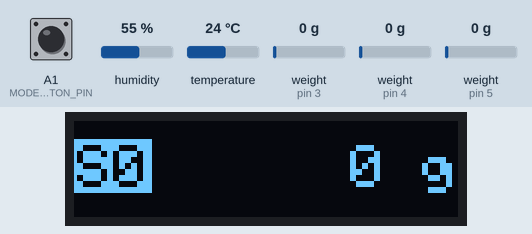
Recording of a program running on a simulated Arduino Nano, built with avr-gcc and run on an emulated ATmega328P. Parts: 128×32 one-colour display. The inputs (shaded band) are chosen by the test bench; at power-on: A1 (MODE_BUTTON_PIN) HIGH, weight on the scale (sensors on pin 4, pin 3, pin 5) 0 g, humidity 55 %, temperature 24 °C. What the program prints to the serial monitor is not drawn.

Above: at 4.2 s.
4.3 s: A1 (MODE_BUTTON_PIN) pulled LOW for 0.15 s
At 5.8 s:
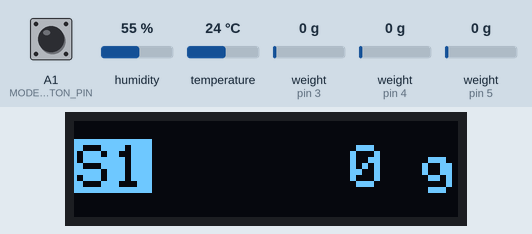
6.8 s: weight on the scale (sensor on pin 4) set to 100 g
At 7.7 s:
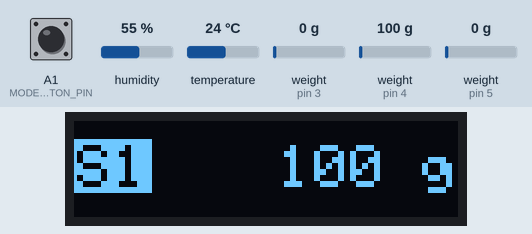
8.4 s: weight on the scale (sensor on pin 4) set to 1250 g
At 9.6 s:
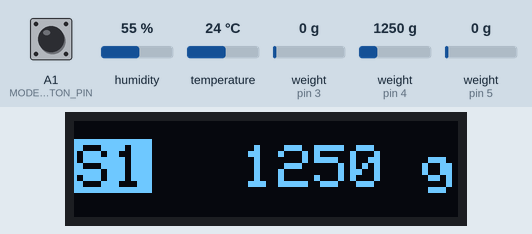
11.4 s: A1 (MODE_BUTTON_PIN) pulled LOW for 0.15 s
At 13.5 s:
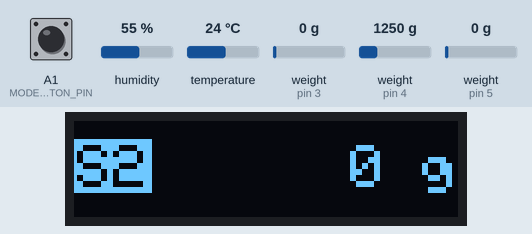
14.0 s: A1 (MODE_BUTTON_PIN) pulled LOW for 0.15 s
At 15.9 s:
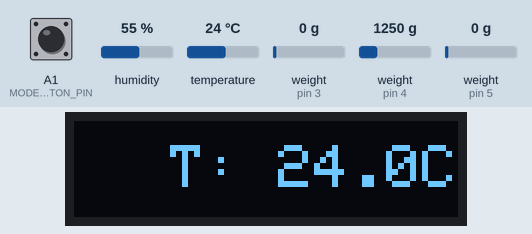
Timing chart, 0 to 17.0 s (numbered marks = the images above; inputs shaded):
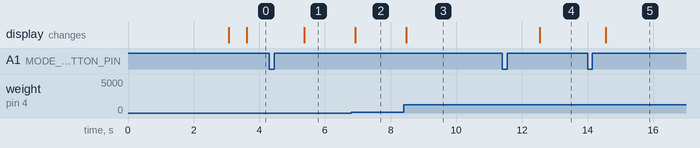

The program:

main.cpp
```cpp
#include "logging.h"
#include "config.h"
#include "commands.h"
#include "scale.h"
#include "sht31.h"

#include <Wire.h>
#include <Adafruit_GFX.h>
#include <Adafruit_SSD1306.h>
#include <math.h>
#include <stdio.h>

static FilamentScale filamentScale(calibrationFactors, doutPins, clkPins);
static EnvironmentalSensor envSensor;

Adafruit_SSD1306 display(SCREEN_WIDTH, SCREEN_HEIGHT, &Wire, -1);
unsigned long lastButtonChangeMs = 0;
unsigned long buttonPressStartMs = 0;
bool lastButtonState = HIGH;
bool longPressTriggered = false;


// Setup OLED display
// =============================================================================================
void setupDisplay() {
  if (!display.begin(SSD1306_SWITCHCAPVCC, OLED_ADDR)) {
    logError("SSD1306 allocation failed.");
    return;
  }

  display.clearDisplay();
  display.setRotation(2);
  display.setTextColor(SSD1306_WHITE);
  display.setTextSize(1);
  display.setCursor(0, 0);
  display.println("Scale ready");
  display.display();
}

// Display weight on OLED
// =============================================================================================
void displayWeight(float weight) {
  display.clearDisplay();
  display.setTextSize(2);

  char scaleText[6];
  snprintf(scaleText, sizeof(scaleText), "S%d", filamentScale.getCurrentScale());
  int16_t sx1, sy1;
  uint16_t sw, sh;

  display.getTextBounds(scaleText, 0, 0, &sx1, &sy1, &sw, &sh);
  display.fillRect(0, START_Y - 2, sw + 2, START_Y + sh - 6, SSD1306_WHITE);
  display.setTextColor(SSD1306_BLACK, SSD1306_WHITE);
  display.setCursor(1, START_Y);
  display.print(scaleText);

  display.setTextColor(SSD1306_WHITE);

  int weightRounded = static_cast<int>(lroundf(weight));
  char weightText[12];
  snprintf(weightText, sizeof(weightText), "%d g", weightRounded);
  int16_t x1, y1;
  uint16_t w, h;
  display.getTextBounds(weightText, 0, 0, &x1, &y1, &w, &h);
  int16_t x = 0;
  if (w < SCREEN_WIDTH) {
    x = SCREEN_WIDTH - w;
  }
  display.setCursor(x, START_Y);
  display.print(weightText);
  display.display();
}

void displayEnvReadingCommon(const char* text) {
  display.clearDisplay();
  display.setTextSize(2);
  int16_t x1, y1;
  uint16_t w, h;
  display.getTextBounds(text, 0, 0, &x1, &y1, &w, &h);
  int16_t x = 0;
  if (w < SCREEN_WIDTH) {
    x = SCREEN_WIDTH - w;
  }
  display.setCursor(x, START_Y);
  display.print(text);
  display.display();
}

// Display environmental reading (temperature)
// =============================================================================================
void displayEnvTemperature(const EnvReading& reading) {
  char text[24];
  filamentScale.formatTemperatureLabel(reading, text, sizeof(text));
  displayEnvReadingCommon(text);
}

// Display environmental reading (humidity)
// =============================================================================================
void displayEnvHumidity(const EnvReading& reading) {
  char text[24];
  filamentScale.formatHumidityLabel(reading, text, sizeof(text));
  displayEnvReadingCommon(text);
}

// Update weight display and emit metric if weight changed sufficiently
// ============================================================================================
void updateWeightDisplayAndMetric() {
  float weightG = 0.0f;
  if (!filamentScale.readCurrentWeightGrams(&weightG)) {
    return;
  }
  static float lastReportedWeightG = 0.0f;
  static bool hasLastWeight = false;
  static int lastScale = -1;
  static bool forceDisplay = true;
  int currentScale = filamentScale.getCurrentScale();
  if (currentScale != lastScale) {
    lastScale = currentScale;
    forceDisplay = true;
  }
  if (forceDisplay || !hasLastWeight || fabsf(weightG - lastReportedWeightG) >= WEIGHT_STEP_G) {
    lastReportedWeightG = weightG;
    hasLastWeight = true;
    forceDisplay = false;
    char sensorLabel[8];
    snprintf(sensorLabel, sizeof(sensorLabel), "s_%d", filamentScale.getCurrentScale());
    metricFloat("weight", sensorLabel, weightG, "g");
    displayWeight(weightG);
  }
}

// Emit periodic environmental metrics and log failures
// ============================================================================================
void updateEnvMetrics(unsigned long now) {
  if (!envSensor.sampleIfDue(now)) {
    return;
  }
  const EnvReading& reading = envSensor.lastReading();
  if (reading.isValid) {
    metricNullableFloat("temperature", "env", &reading.temperatureC, "C");
    metricNullableFloat("humidity", "env", &reading.humidityPercent, "%");
  } else {
    metricNullableFloat("temperature", "env", NULL, NULL);
    metricNullableFloat("humidity", "env", NULL, NULL);
    logWarn("Env sensor read failed.");
  }
}

// Setup function
//=============================================================================================
void setup() {
  Serial.begin(9600);
  pinMode(MODE_BUTTON_PIN, INPUT_PULLUP);
  setCommandScale(&filamentScale);

  filamentScale.setupScales();
  if (!envSensor.begin()) {
    logWarn("Env sensor not detected.");
  }

  setupDisplay();
}

// Main loop
//=============================================================================================
void loop() {
  unsigned long now = millis();
  pollSerialCommands();
  bool buttonState = digitalRead(MODE_BUTTON_PIN);
  if (buttonState != lastButtonState && (now - lastButtonChangeMs) > 30) {
    lastButtonChangeMs = now;
    lastButtonState = buttonState;

    if (buttonState == LOW) {
      buttonPressStartMs = now;
      longPressTriggered = false;
    } else {
      unsigned long pressDuration = now - buttonPressStartMs;
      if (!longPressTriggered && pressDuration < 1000) {
        filamentScale.advanceScale();
        char message[32];
        snprintf(message, sizeof(message), "Switched to scale %d", filamentScale.getCurrentScale());
        logInfo(message);
      }
    }
  }

  if (buttonState == LOW && !longPressTriggered) {
    if (now - buttonPressStartMs >= 1000) {
      filamentScale.tareCurrentScale();
      longPressTriggered = true;
    }
  }

  static unsigned long lastDisplayMs = 0;
  if (now - lastDisplayMs >= DISPLAY_INTERVAL_MS) {
    lastDisplayMs = now;
    if (filamentScale.isDisplayingScale()) {
      updateWeightDisplayAndMetric();
    } else if (filamentScale.isDisplayingEnvTemp()) {
      displayEnvTemperature(envSensor.lastReading());
    } else if (filamentScale.isDisplayingEnvHum()) {
      displayEnvHumidity(envSensor.lastReading());
    }
  }

  updateEnvMetrics(now);
}
//=============================================================================================
```

commands.h
```cpp
#ifndef COMMANDS_H
#define COMMANDS_H

class FilamentScale;

void setCommandScale(FilamentScale* scale);
void pollSerialCommands();

#endif // COMMANDS_H
```

logging.h
```cpp
#ifndef LOGGING_H
#define LOGGING_H

#include <Arduino.h>

void logInfo(const char* msg);
void logWarn(const char* msg);
void logError(const char* msg);
void metricFloat(const char* measurement, const char* sensor, float value, const char* unit);
void metricNullableFloat(const char* measurement,
                         const char* sensor,
                         const float* value,
                         const char* unit);

#endif // LOGGING_H
```

scale.h
```cpp
#ifndef SCALE_H
#define SCALE_H

#include <stddef.h>

#include "HX711.h"
#include "config.h"
#include "sht31.h"

class FilamentScale {
 public:
  enum DisplayMode {
    kDisplayScale,
    kDisplayEnvTemp,
    kDisplayEnvHum
  };

  FilamentScale();
  FilamentScale(const float* calibrationFactors, const int* doutPins, const int* clkPins);

  int getCurrentScale() const;
  void setCurrentScale(int index);
  void advanceScale();

  DisplayMode getDisplayMode() const;
  bool isDisplayingScale() const;
  bool isDisplayingEnvTemp() const;
  bool isDisplayingEnvHum() const;
  void formatTemperatureLabel(const EnvReading& reading, char* out, size_t size) const;
  void formatHumidityLabel(const EnvReading& reading, char* out, size_t size) const;

  void setupScales();
  void tareCurrentScale();

  bool readCurrentWeightGrams(float* outWeightG);
  bool setScaleWeightGrams(int index, float desiredWeightG);

 private:
  bool waitForScaleReady(int index, void (*logFn)(const char*), const char* timeoutMsg);
  void setupScale(int index, int doutPin, int clkPin);

  float calibration_factor_[MAX_SCALES];
  int doutPins_[MAX_SCALES];
  int clkPins_[MAX_SCALES];
  HX711 scale_[MAX_SCALES];
  int currentScale_;
  DisplayMode displayMode;
};

#endif // SCALE_H
```

sht31.h
```cpp
#ifndef SHT31_H
#define SHT31_H

#include <Arduino.h>

#include <Adafruit_SHT31.h>

struct EnvReading {
  float temperatureC;
  float humidityPercent;
  bool isValid;
  unsigned long timestampMs;
};

class EnvironmentalSensor {
 public:
  EnvironmentalSensor();

  bool begin();
  bool sampleIfDue(unsigned long now_ms);
  const EnvReading& lastReading() const;

 private:
  bool readSensor(EnvReading* out, unsigned long now_ms);
  bool isReadingInRange(const EnvReading& reading) const;

  Adafruit_SHT31 sensor;
  bool initialized;
  unsigned long lastSampleMs;
  EnvReading cachedReading;
};

#endif  // SHT31_H
```

commands.cpp
```cpp
#include "commands.h"

#include <Arduino.h>
#include <stdlib.h>
#include <string.h>

#include "config.h"
#include "logging.h"
#include "scale.h"

static FilamentScale* commandScale = NULL;

void setCommandScale(FilamentScale* scale) {
  commandScale = scale;
}

// Handle a single serial command line
// =============================================================================================
static void handleSerialCommand(char* line) {
  char* cmd = strtok(line, " \t");
  if (!cmd) {
    return;
  }

  if (strcmp(cmd, "set") == 0 || strcmp(cmd, "weight") == 0 || strcmp(cmd, "set_weight") == 0) {
    char* arg1 = strtok(NULL, " \t");
    char* arg2 = strtok(NULL, " \t");

    if (!commandScale) {
      logWarn("Scale not initialized.");
      return;
    }

    int index = commandScale->getCurrentScale();
    const char* weightStr = NULL;
    if (arg1 && arg2) {
      index = atoi(arg1);
      weightStr = arg2;
    } else if (arg1) {
      weightStr = arg1;
    }

    if (!weightStr) {
      logWarn("Usage: set <scaleIndex?> <weight_g>");
      return;
    }
    if (index < 0 || index >= MAX_SCALES) {
      logWarn("Invalid scale index.");
      return;
    }

    float desiredWeightG = atof(weightStr);
    if (desiredWeightG < 0.0f) {
      logWarn("Weight must be >= 0.");
      return;
    }

    if (!commandScale->setScaleWeightGrams(index, desiredWeightG)) {
      logWarn("Failed to set weight.");
    }
  }
}

void pollSerialCommands() {
  static char buffer[SERIAL_CMD_MAX_LEN];
  static size_t len = 0;

  while (Serial.available() > 0) {
    char c = static_cast<char>(Serial.read());
    if (c == '\n') {
      buffer[len] = '\0';
      handleSerialCommand(buffer);
      len = 0;
    } else if (c != '\r') {
      if (len < sizeof(buffer) - 1) {
        buffer[len++] = c;
      }
    }
  }
}
```

logging.cpp
```cpp
#include "logging.h"

namespace {
void printEscaped(const char* s) {
  for (const char* p = s; *p; ++p) {
    if (*p == '\\' || *p == '\"') {
      Serial.write('\\');
    }
    Serial.write(*p);
  }
}

void emitJson(const char* type,
              const char* level,
              const char* msg) {
  Serial.print(F("{\"type\":\""));
  Serial.print(type);
  Serial.print(F("\",\"ts_ms\":"));
  Serial.print(millis());
  if (level) {
    Serial.print(F(",\"lvl\":\""));
    Serial.print(level);
    Serial.print('\"');
  }
  if (msg) {
    Serial.print(F(",\"msg\":\""));
    printEscaped(msg);
    Serial.print('\"');
  }
  Serial.println('}');
}
}  // namespace

void logInfo(const char* msg) {
  emitJson("log", "INFO", msg);
}

void logWarn(const char* msg) {
  emitJson("log", "WARN", msg);
}

void logError(const char* msg) {
  emitJson("log", "ERROR", msg);
}

void metricFloat(const char* measurement, const char* sensor, float value, const char* unit) {
  Serial.print(F("{\"type\":\"metric\",\"ts_ms\":"));
  Serial.print(millis());
  Serial.print(F(",\"sensor\":\""));
  Serial.print(sensor);
  Serial.print(F("\",\"measurement\":\""));
  Serial.print(measurement);
  Serial.print(F("\",\"value\":"));
  Serial.print(value, 6);
  if (unit) {
    Serial.print(F(",\"unit\":\""));
    Serial.print(unit);
    Serial.print('\"');
  }
  Serial.println('}');
}

void metricNullableFloat(const char* measurement,
                         const char* sensor,
                         const float* value,
                         const char* unit) {
  Serial.print(F("{\"type\":\"metric\",\"ts_ms\":"));
  Serial.print(millis());
  Serial.print(F(",\"sensor\":\""));
  Serial.print(sensor);
  Serial.print(F("\",\"measurement\":\""));
  Serial.print(measurement);
  Serial.print(F("\",\"value\":"));
  if (value) {
    Serial.print(*value, 6);
    if (unit) {
      Serial.print(F(",\"unit\":\""));
      Serial.print(unit);
      Serial.print('\"');
    }
  } else {
    Serial.print(F("null"));
  }
  Serial.println('}');
}
```

scale.cpp
```cpp
#include "scale.h"

#include <Arduino.h>
#include <math.h>
#include <stdio.h>
#include <stdlib.h>

#include "config.h"
#include "logging.h"

namespace {
const float kDefaultCalibrationFactors[MAX_SCALES] = {411450.0f, 100000.0f, 10000.0f};
const int kDefaultDoutPins[MAX_SCALES] = {DOUT1, DOUT2, DOUT3};
const int kDefaultClkPins[MAX_SCALES] = {CLK0, CLK1, CLK2};
}

FilamentScale::FilamentScale()
    : FilamentScale(kDefaultCalibrationFactors, kDefaultDoutPins, kDefaultClkPins) {}

FilamentScale::FilamentScale(const float* calibrationFactors,
                             const int* doutPins,
                             const int* clkPins)
    : currentScale_(0),
      displayMode(kDisplayScale) {
  for (int i = 0; i < MAX_SCALES; i++) {
    calibration_factor_[i] = calibrationFactors[i];
    doutPins_[i] = doutPins[i];
    clkPins_[i] = clkPins[i];
  }
}

bool FilamentScale::waitForScaleReady(int index, void (*logFn)(const char*), const char* timeoutMsg) {
  unsigned long startMillis = millis();
  while (!scale_[index].is_ready()) {
    if (millis() - startMillis > TIMEOUT_MS) {
      char message[80];
      snprintf(message, sizeof(message), "Scale %d %s", index, timeoutMsg);
      logFn(message);
      return false;
    }
    delay(10);
  }
  return true;
}

void FilamentScale::setupScale(int index, int doutPin, int clkPin) {
  scale_[index].begin(doutPin, clkPin);

  if (!waitForScaleReady(index, logError, "not ready within timeout. Check wiring!")) {
    return;
  }

  scale_[index].set_scale(calibration_factor_[index]);
  scale_[index].tare(); //Reset the scale to 0
  char message[48];
  snprintf(message, sizeof(message), "Scale %d setup complete.", index);
  logInfo(message);
}

int FilamentScale::getCurrentScale() const {
  return currentScale_;
}

void FilamentScale::setCurrentScale(int index) {
  if (index >= 0 && index < MAX_SCALES) {
    currentScale_ = index;
    displayMode = kDisplayScale;
  }
}

void FilamentScale::advanceScale() {
  if (displayMode == kDisplayScale) {
    if (currentScale_ < MAX_SCALES - 1) {
      currentScale_++;
      return;
    }
    displayMode = kDisplayEnvTemp;
    return;
  }

  if (displayMode == kDisplayEnvTemp) {
    displayMode = kDisplayEnvHum;
    return;
  }

  displayMode = kDisplayScale;
  currentScale_ = 0;
}

FilamentScale::DisplayMode FilamentScale::getDisplayMode() const {
  return displayMode;
}

bool FilamentScale::isDisplayingScale() const {
  return displayMode == kDisplayScale;
}

bool FilamentScale::isDisplayingEnvTemp() const {
  return displayMode == kDisplayEnvTemp;
}

bool FilamentScale::isDisplayingEnvHum() const {
  return displayMode == kDisplayEnvHum;
}

void FilamentScale::formatTemperatureLabel(const EnvReading& reading,
                                           char* out,
                                           size_t size) const {
  if (!reading.isValid) {
    snprintf(out, size, "T: %s", ENV_UNAVAILABLE_TOKEN);
    return;
  }
  char value[10];
  dtostrf(reading.temperatureC, 0, 1, value);
  snprintf(out, size, "T: %sC", value);
}

void FilamentScale::formatHumidityLabel(const EnvReading& reading,
                                        char* out,
                                        size_t size) const {
  if (!reading.isValid) {
    snprintf(out, size, "H: %s", ENV_UNAVAILABLE_TOKEN);
    return;
  }
  char value[10];
  dtostrf(reading.humidityPercent, 0, 1, value);
  snprintf(out, size, "H: %s%%", value);
}

void FilamentScale::setupScales() {
  for (int i = 0; i < MAX_SCALES; i++) {
    setupScale(i, doutPins_[i], clkPins_[i]);
  }
}

void FilamentScale::tareCurrentScale() {
  if (!waitForScaleReady(currentScale_, logWarn, "not ready to tare within timeout.")) {
    return;
  }

  scale_[currentScale_].tare();
  char message[32];
  snprintf(message, sizeof(message), "Tared scale %d", currentScale_);
  logInfo(message);
}

bool FilamentScale::readCurrentWeightGrams(float* outWeightG) {
  if (!scale_[currentScale_].is_ready()) {
    return false;
  }
  *outWeightG = scale_[currentScale_].get_units(5) * 1000.0f;
  return true;
}

bool FilamentScale::setScaleWeightGrams(int index, float desiredWeightG) {
  if (index < 0 || index >= MAX_SCALES) {
    return false;
  }
  if (desiredWeightG < MIN_KNOWN_WEIGHT_G) {
    return false;
  }
  if (desiredWeightG > MAX_KNOWN_WEIGHT_G) {
    return false;
  }
  if (!waitForScaleReady(index, logWarn, "not ready to set weight within timeout.")) {
    return false;
  }

  long raw = scale_[index].read_average(5);
  float scaleFactor = scale_[index].get_scale();
  float desiredWeightKg = desiredWeightG / 1000.0f;
  long newOffset = raw - static_cast<long>(desiredWeightKg * scaleFactor);
  scale_[index].set_offset(newOffset);
  int weightRounded = static_cast<int>(lroundf(desiredWeightG));
  char message[64];
  snprintf(message, sizeof(message), "Set scale %d to %d g", index, weightRounded);
  logInfo(message);
  return true;
}
```

config.cpp
```cpp
#include <Arduino.h>

#include "config.h"

const float calibrationFactors[MAX_SCALES] = {411450.0f, 411450.0f, 411450.0f};
const int doutPins[MAX_SCALES] = {DOUT1, DOUT2, DOUT3};
const int clkPins[MAX_SCALES] = {CLK0, CLK1, CLK2};
```

Source omitted: sht31.cpp (1681 bytes), config.h (843 bytes)

Measured:
- after the input at 4.3 s, the display: changes after 1.1 s (image 1)
- after the input at 6.8 s, the display: changes after 0.13 s (image 2)
- after the input at 8.4 s, the display: changes after 0.08 s (image 3)
- after the input at 11.4 s, the display: changes after 1.1 s (image 4)
- after the input at 14.0 s, the display: changes after 0.56 s (image 5)
